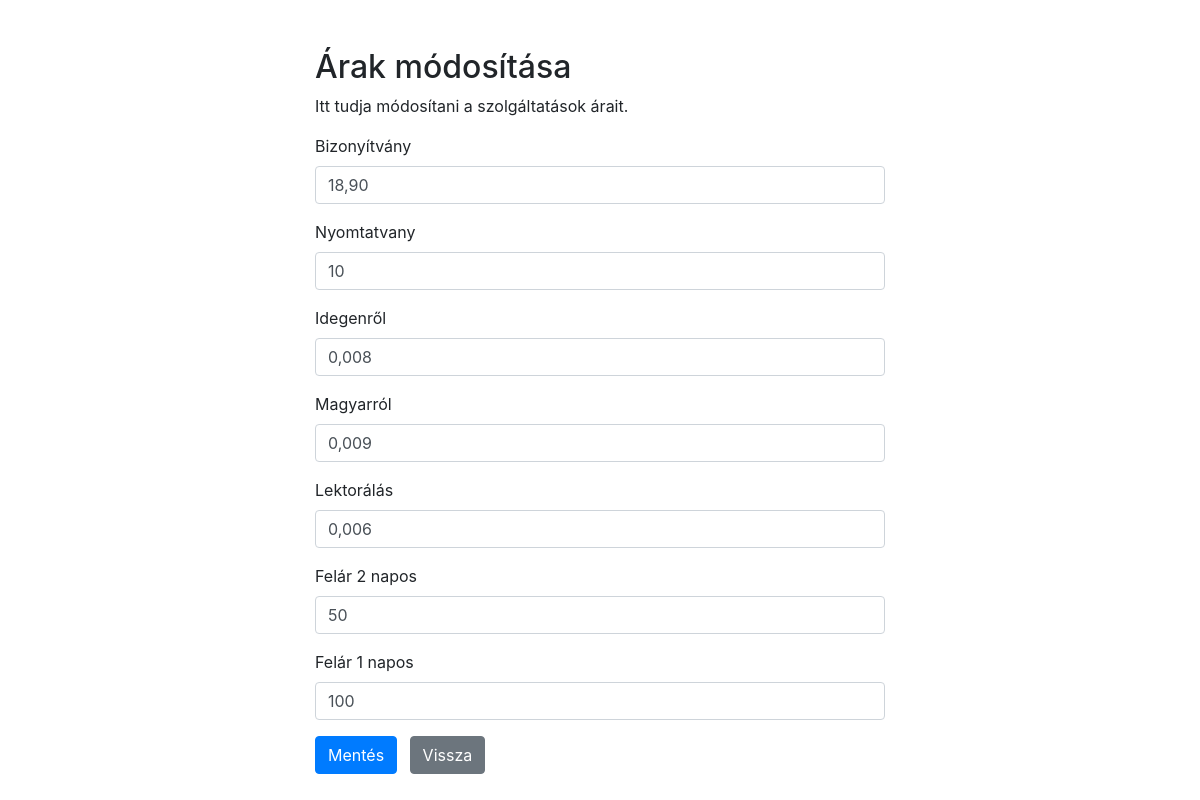
Screenshot of /admin/update.php?id=1 with the database file from the repository.
### tables this page shows
CREATE TABLE `arak` (
  `id` int NOT NULL,
  `bizonyitvany` varchar(10) NOT NULL,
  `nyomtatvany` varchar(10) NOT NULL,
  `idegenrol` varchar(10) NOT NULL,
  `magyarrol` varchar(10) NOT NULL,
  `lektoralas` varchar(10) NOT NULL,
  `felarKetto` varchar(10) NOT NULL,
  `felarEgy` varchar(10) NOT NULL,
  `created` timestamp NOT NULL
);

### admin/update.php (the view, shortened to what this page needs)
<?php
require_once "db_conn.php";
if(isset($_POST["id"]) && !empty($_POST["id"])){
    $bizonyitvany = $nyomtatvany = $idegenrol = $magyarrol = $lektoralas = $felarKetto = $felarEgy = "";
    $bizonyitvany_err = $nyomtatvany_err = $idegenrol_err = $magyarrol_err = $lektoralas_err = $felarKetto_err = $felarEgy_err = "";
    if(empty(trim($_POST["bizonyitvany"]))){
        $bizonyitvany_err = "Adjon meg egy árat!";
    } else{
        $bizonyitvany = trim($_POST["bizonyitvany"]);
    }
    if(empty(trim($_POST["nyomtatvany"]))){
        $nyomtatvany_err = "Adjon meg egy árat!";
    } else{
        $nyomtatvany = trim($_POST["nyomtatvany"]);
    }
    if(empty(trim($_POST["idegenrol"]))){
        $idegenrol_err = "Adjon meg egy árat!";
    } else{
        $idegenrol = trim($_POST["idegenrol"]);
    }
    if(empty(trim($_POST["magyarrol"]))){
        $magyarrol_err = "Adjon meg egy árat!";
    } else{
        $magyarrol = trim($_POST["magyarrol"]);
    }
    if(empty(trim($_POST["lektoralas"]))){
        $lektoralas_err = "Adjon meg egy árat!";
    } else{
        $lektoralas = trim($_POST["lektoralas"]);
    }
    if(empty(trim($_POST["felarKetto"]))){
        $felarKetto_err = "Adjon meg egy árat!";
    } else{
        $felarKetto = trim($_POST["felarKetto"]);
    }
    if(empty(trim($_POST["felarEgy"]))){
        $felarEgy_err = "Adjon meg egy árat!";
    } else{
        $felarEgy = trim($_POST["felarEgy"]);
    }
    if(empty($bizonyitvany_err) && empty($nyomtatvany_err) && empty($idegenrol_err) && empty($magyarrol_err) && empty($lektoralas_err) && empty($felarKetto_err) && empty($felarEgy_err)){
        $sql = "UPDATE arak SET bizonyitvany=?, nyomtatvany=?, idegenrol=?, magyarrol=?, lektoralas=?, felarKetto=?, felarEgy=? WHERE id=?";
        if($stmt = $conn->prepare($sql)){
            $stmt->bind_param("sssssssi", $param_bizonyitvany, $param_nyomtatvany, $param_idegenrol, $param_magyarrol, $param_lektoralas, $param_felarKetto, $param_felarEgy, $param_id);
            $param_bizonyitvany = $bizonyitvany;
            $param_nyomtatvany = $nyomtatvany;
            $param_idegenrol = $idegenrol;
            $param_magyarrol = $magyarrol;
            $param_lektoralas = $lektoralas;
            $param_felarKetto = $felarKetto;
            $param_felarEgy = $felarEgy;
            $param_id = $_POST["id"];
            if($stmt->execute()){
                header("location: home.php");
                exit();
            } else{
                print "Oops! Hiba történt, kérjük próbálja meg újra!";
            }
        }
        $stmt->close();
    }
    $conn->close();
} else{
    if(isset($_GET["id"]) && !empty(trim($_GET["id"]))){
        $sql = "SELECT * FROM arak WHERE id = ?";
        if($stmt = $conn->prepare($sql)){
            $stmt->bind_param("i", $param_id);
            if($stmt->execute()){
                $result = $stmt->get_result();
                if($result->num_rows == 1){
                    $row = $result->fetch_array(MYSQLI_ASSOC);
                    $bizonyitvany = $row["bizonyitvany"];
                    $nyomtatvany = $row["nyomtatvany"];
                    $idegenrol = $row["idegenrol"];
                    $magyarrol = $row["magyarrol"];
                    $lektoralas = $row["lektoralas"];
                    $felarKetto = $row["felarKetto"];
                    $felarEgy = $row["felarEgy"];
                } else{
                    header("location: error.php");
                    exit();
                }
            } else{
                print "Oops! Hiba történt, kérjük próbálja meg újra!";
            }
        }
    }  else{
        header("location: error.php");
        exit();
    }
}
?>
<!DOCTYPE html>
<html lang="en">
<head>
    <link rel="stylesheet" href="https://stackpath.bootstrapcdn.com/bootstrap/4.5.2/css/bootstrap.min.css">
</head>
<body>
    <div class="wrapper">
        <div class="container-fluid">
            <div class="row">
                <div class="col-md-12">
                    <h2 class="mt-5">Árak módosítása</h2>
                    <p>Itt tudja módosítani a szolgáltatások árait.</p>
                    <form action="<?php print htmlspecialchars(basename($_SERVER['REQUEST_URI'])); ?>" method="post">
                        <div class="form-group">
                            <label>Bizonyítvány</label>
                            <input type="text" name="bizonyitvany" class="form-control <?php print (!empty($bizonyitvany_err)) ? 'is-invalid' : ''; ?>" value="<?php print $bizonyitvany; ?>">
                        </div>
                        <div class="form-group">
                            <label>Nyomtatvany</label>
                            <input type="text" name="nyomtatvany" class="form-control <?php print (!empty($nyomtatvany_err)) ? 'is-invalid' : ''; ?>" value="<?php print $nyomtatvany; ?>">
                        </div>
                        <div class="form-group">
                            <label>Idegenről</label>
                            <input type="text" name="idegenrol" class="form-control <?php print (!empty($idegenrol_err)) ? 'is-invalid' : ''; ?>" value="<?php print $idegenrol; ?>">
                        </div>
                        <div class="form-group">
                            <label>Magyarról</label>
                            <input type="text" name="magyarrol" class="form-control <?php print (!empty($magyarrol_err)) ? 'is-invalid' : ''; ?>" value="<?php print $magyarrol; ?>">
                        </div>
                        <div class="form-group">
                            <label>Lektorálás</label>
                            <input type="text" name="lektoralas" class="form-control <?php print (!empty($lektoralas_err)) ? 'is-invalid' : ''; ?>" value="<?php print $lektoralas; ?>">
                        </div>
                        <div class="form-group">
                            <label>Felár 2 napos</label>
                            <input type="text" name="felarKetto" class="form-control <?php print (!empty($felarKetto_err)) ? 'is-invalid' : ''; ?>" value="<?php print $felarKetto; ?>">
                        </div>
                        <div class="form-group">
                            <label>Felár 1 napos</label>
                            <input type="text" name="felarEgy" class="form-control <?php print (!empty($felarEgy_err)) ? 'is-invalid' : ''; ?>" value="<?php print $felarEgy; ?>">
                        </div>
                        <input type="submit" class="btn btn-primary" value="Mentés">
                        <a href="home.php" class="btn btn-secondary ml-2">Vissza</a>
                    </form>
                </div>
            </div>
        </div>
    </div>
</body>
</html>

### admin/update.php (style rules this page uses)
.wrapper { width: 600px; margin: 0 auto; }

### rows the page displays
arak: bizonyitvany "18,90", nyomtatvany "10", idegenrol "0,008", magyarrol "0,009", lektoralas "0,006", felarKetto "50", felarEgy "100"
